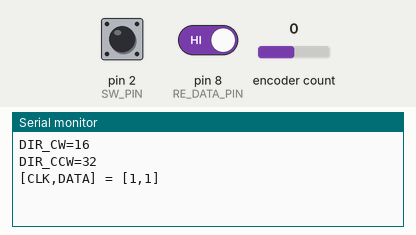
A sketch run on a simulated Arduino Uno, built with avr-gcc and run on an emulated ATmega328P. Shown: the last lines printed to the serial monitor. The inputs (shaded band) are chosen by the test bench; at power-on: encoder count 0, pin 2 (SW_PIN) HIGH, pin 8 (RE_DATA_PIN) HIGH.

Above: at 1.2 s.
1.3 s: encoder count set to 1
At 2.0 s:
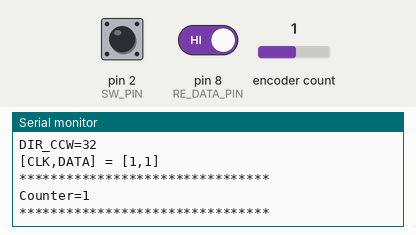
2.8 s: pin 2 (SW_PIN) pulled LOW for 0.15 s
At 3.8 s:
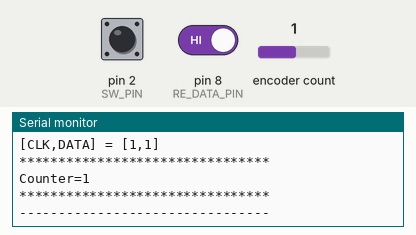
4.4 s: pin 8 (RE_DATA_PIN) driven LOW
At 5.3 s:
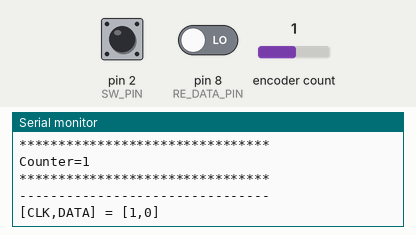
5.9 s: encoder count set to 2
At 6.7 s:
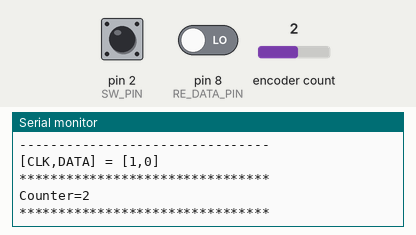

The sketch:

quadratureTest.ino
```cpp
/* This help the learner watch the 1/4 steps in a Rotary Encoder */
#define ROTARY_ACTIVE_LOW

#include <Bounce2.h>
#include "Rotary.h"

// Our buttons are Active Low. So let’s define some helper words for not screwing that up
#define PRESSED LOW
#define RELEASED HIGH

const uint8_t SW_PIN = 2;        // (Active-Low) Input pin connects to the SW pin on the Rotary Encoder that will turn on/off the lights
Bounce debouncer = Bounce();  // SW on device

const int RE_DATA_PIN = 8;
const int RE_CLK_PIN = 9;
Rotary rotary = Rotary(RE_CLK_PIN, RE_DATA_PIN);
int lastDataState = 0;
int lastClkState = 0;

int counter = 0;

void setup() {
    Serial.begin(57600);
    Serial.print("DIR_CW="); Serial.println(DIR_CW);
    Serial.print("DIR_CCW="); Serial.println(DIR_CCW);

    debouncer.attach(SW_PIN,INPUT_PULLUP); // Attach the debouncer to a pin with INPUT_PULLUP mode
    debouncer.interval(25); // Use a debounce interval of 25 milliseconds

    pinMode (RE_DATA_PIN,INPUT);
    pinMode (RE_CLK_PIN,INPUT);

    // Reads the initial state of the Rotary Encoder
    lastDataState = digitalRead(RE_DATA_PIN);
    lastClkState = digitalRead(RE_CLK_PIN);
    Serial.print("[CLK,DATA] = ["); Serial.print(lastClkState); Serial.print(","); Serial.print(lastDataState); Serial.println("]");

}

void loop() {

    debouncer.update(); // Update the Bounce instance
    if (debouncer.fell()) {
        Serial.println("--------------------------------");
    }

    int currentDataState = digitalRead(RE_DATA_PIN);
    int currentClkState = digitalRead(RE_CLK_PIN);

    if (lastDataState != currentDataState || lastClkState != currentClkState) {
        lastDataState = currentDataState;
        lastClkState = currentClkState;
        Serial.print("[CLK,DATA] = ["); Serial.print(lastClkState); Serial.print(","); Serial.print(lastDataState); Serial.println("]");
    }

    unsigned char result = rotary.process();
    if (result != DIR_NONE) {
        Serial.println("********************************");
        if (result == DIR_CW) {
            counter++;
        } else if (result == DIR_CCW) {
            counter--;
        }
        Serial.print("Counter="); Serial.println(counter);
        Serial.println("********************************");
    }


 }
```

Measured:
- after the input at 1.3 s, the serial monitor: prints a new line at once (image 1)
- after the input at 2.8 s, the serial monitor: prints a new line at once (image 2)
- after the input at 4.4 s, the serial monitor: prints a new line at once (image 3)
- after the input at 5.9 s, the serial monitor: prints a new line at once (image 4)
